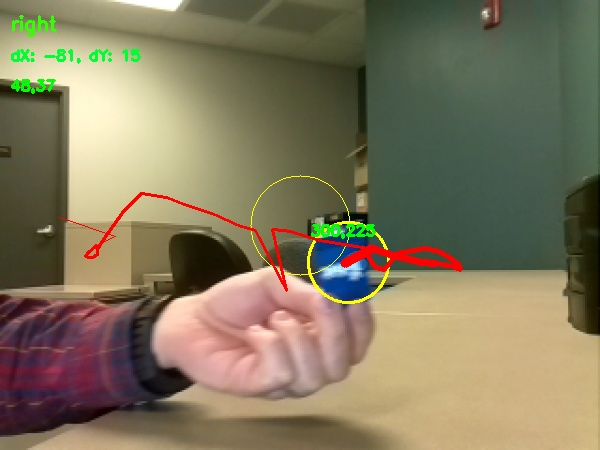
#> input picture robot-scripts/picture.jpg, 600 x 450 px
$ python colorDetection.py --image picture.jpg
#> lines starting #> are read from the running program, lines starting #| are printed output that depends on the picture; after the words box and inside, x2 and y2 are one past the last pixel; in counts of white or black regions, pixels touching at a corner belong together
import numpy as np
import argparse
import cv2

parser = argparse.ArgumentParser()
parser.add_argument("-i", "--image", help = "path to image")
args = vars(parser.parse_args())

image = cv2.imread(args["image"])
#> image is the input picture: shape (450, 600, 3); mean B, G, R 93.7, 120.5, 129.4

#Color boundaries in BGR format red, blue, yellow, gray. Add more in the future.
#Notice how this is an array of tuples of arrays lol that just sounds funny
colorBoundaries = [([17, 15, 100], [50, 56, 200]), ([86, 31, 4], [220, 88, 50]), ([25, 146, 190], [62, 174, 250]), ([103, 86, 65], [145, 133, 128])]


for (lower, upper) in colorBoundaries:
	lower = np.array(lower, dtype="uint8")
	upper = np.array(upper, dtype="uint8")

	#this image filters out any pixel outside of the lower/upper range of color
	maskedImage = cv2.inRange(image, lower, upper)

	#this image results from the pixel comparison of the original image
	#and the mask.  It returns like pixels
	output = cv2.bitwise_and(image, image, mask=maskedImage)

	cv2.imshow("images", np.hstack([image, output]))
	cv2.waitKey(0)
#> this loop made 4 passes
#> pass 1, `maskedImage = cv2.inRange(image, lower, upper)`:
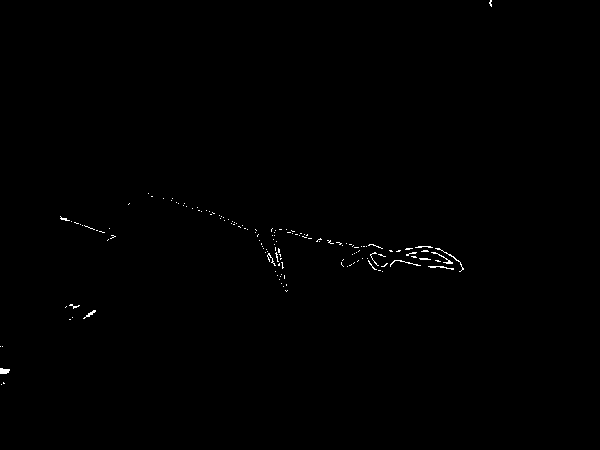
#> maskedImage: shape (450, 600); 0.31% white in thin lines or dots, all inside (x1, y1, x2, y2) = (0, 0, 492, 385)
#> pass 1, `cv2.imshow("images", np.hstack([image, output]))`:
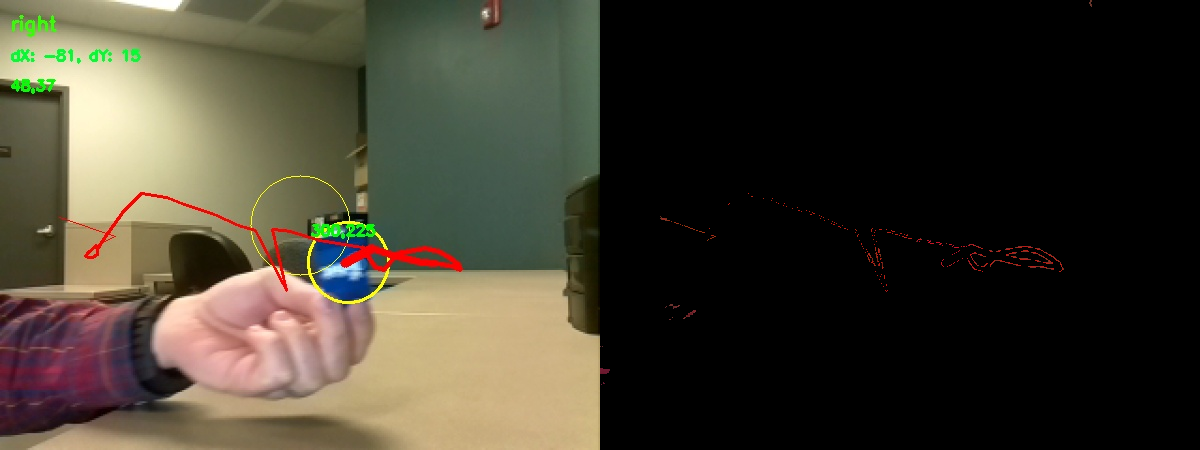
#> window 'images': shape (450, 1200, 3); mean B, G, R 46.9, 60.3, 64.9
#> pass 2, `maskedImage = cv2.inRange(image, lower, upper)`:
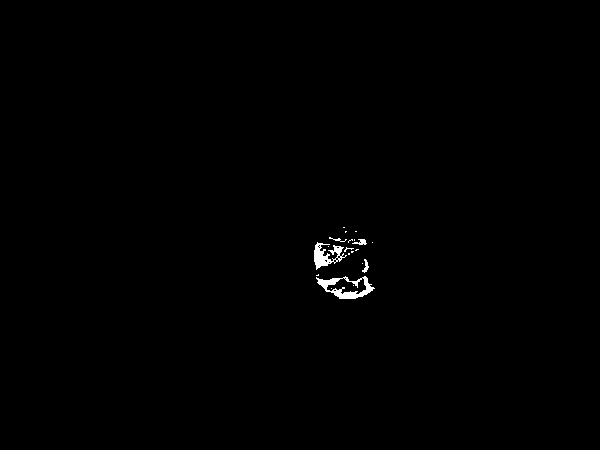
#> maskedImage: shape (450, 600); 0.41% white; 20 white regions (15 under 20 px), largest, box (x1, y1, x2, y2) and area: (316, 276, 375, 299) 532, (314, 242, 347, 270) 398, (352, 239, 367, 245) 50, (362, 259, 369, 273) 45, (329, 237, 347, 242) 29

$ run again, on robot-scripts/capture0.jpg
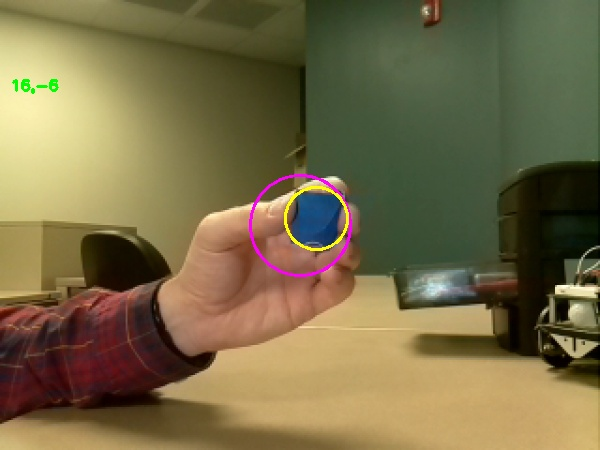
#> input picture robot-scripts/capture0.jpg, 600 x 450 px
#> image is the input picture: shape (450, 600, 3); mean B, G, R 71.8, 108.5, 120.1
#> the loop `for (lower, upper) in colorBoundaries:` made 4 passes
#> pass 1, `cv2.imshow("images", np.hstack([image, output]))`:
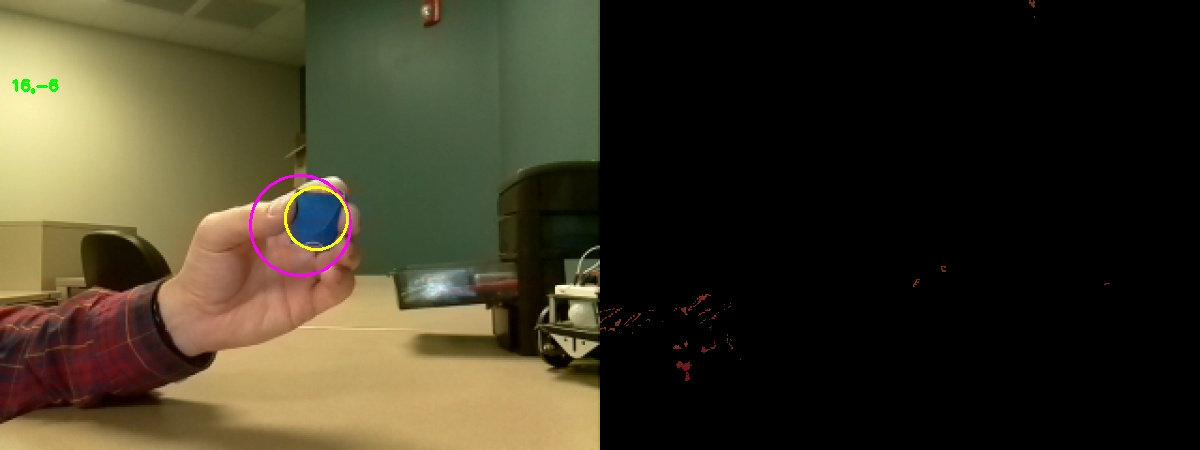
#> window 'images': shape (450, 1200, 3); mean B, G, R 36, 54.3, 60.2
#> pass 2, `maskedImage = cv2.inRange(image, lower, upper)`:
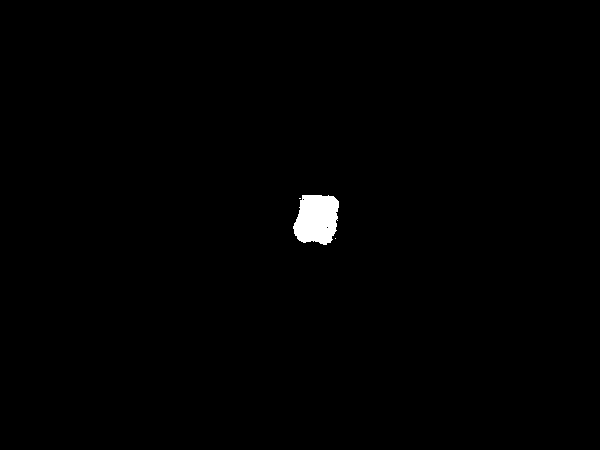
#> maskedImage: shape (450, 600); 0.68% white; 3 white regions (2 under 20 px), largest, box (x1, y1, x2, y2) and area: (293, 195, 339, 245) 1829
